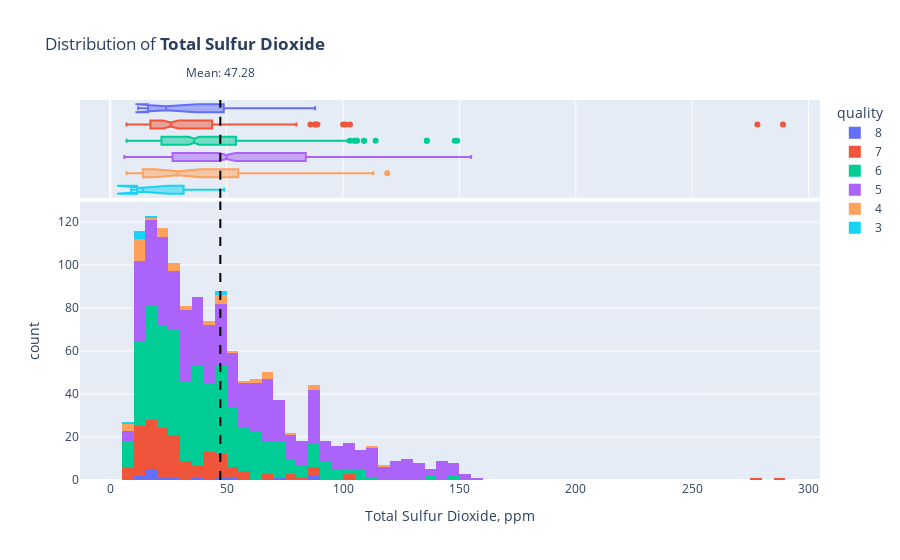

The notebook cell saved with this chart:
### Markdown cell above
#### 2.3.7. Total Sulfur Dioxide

### Code cell
overview_plot(df_train, "total sulfur dioxide", "ppm")

### Figure 1 — Plotly figure (JSON) as saved in the notebook; plotly's stock layout.template omitted (floating-point values rounded to 4 significant figures; data arrays with more than 128 entries replaced by an {"elided": "..."} marker saying what was removed)
{"data": [{"alignmentgroup": "True", "bingroup": "x", "histfunc": "count", "hovertemplate": "quality=8<br>Total Sulfur Dioxide, ppm=%{x}<br>count=%{y}<extra></extra>", "legendgroup": "8", "marker": {"color": "#636efa", "pattern": {"shape": ""}}, "name": "8", "offsetgroup": "8", "orientation": "v", "showlegend": true, "type": "histogram", "x": [88, 29, 45, 13, 16, 50, 17, 12, 74, 87, 24, 16, 37, 17, 19], "xaxis": "x", "y": [8, 8, 8, 8, 8, 8, 8, 8, 8, 8, 8, 8, 8, 8, 8], "yaxis": "y"}, {"alignmentgroup": "True", "hovertemplate": "quality=8<br>Total Sulfur Dioxide, ppm=%{x}<extra></extra>", "legendgroup": "8", "marker": {"color": "#636efa"}, "name": "8", "notched": true, "offsetgroup": "8", "showlegend": false, "type": "box", "x": [88, 29, 45, 13, 16, 50, 17, 12, 74, 87, 24, 16, 37, 17, 19], "xaxis": "x2", "yaxis": "y2"}, {"alignmentgroup": "True", "bingroup": "x", "histfunc": "count", "hovertemplate": "quality=7<br>Total Sulfur Dioxide, ppm=%{x}<br>count=%{y}<extra></extra>", "legendgroup": "7", "marker": {"color": "#EF553B", "pattern": {"shape": ""}}, "name": "7", "offsetgroup": "7", "orientation": "v", "showlegend": true, "type": "histogram", "x": {"elided": "159 int values"}, "xaxis": "x", "y": {"elided": "159 int values"}, "yaxis": "y"}, {"alignmentgroup": "True", "hovertemplate": "quality=7<br>Total Sulfur Dioxide, ppm=%{x}<extra></extra>", "legendgroup": "7", "marker": {"color": "#EF553B"}, "name": "7", "notched": true, "offsetgroup": "7", "showlegend": false, "type": "box", "x": {"elided": "159 int values"}, "xaxis": "x2", "yaxis": "y2"}, {"alignmentgroup": "True", "bingroup": "x", "histfunc": "count", "hovertemplate": "quality=6<br>Total Sulfur Dioxide, ppm=%{x}<br>count=%{y}<extra></extra>", "legendgroup": "6", "marker": {"color": "#00cc96", "pattern": {"shape": ""}}, "name": "6", "offsetgroup": "6", "orientation": "v", "showlegend": true, "type": "histogram", "x": {"elided": "510 int values"}, "xaxis": "x", "y": {"elided": "510 int values"}, "yaxis": "y"}, {"alignmentgroup": "True", "hovertemplate": "quality=6<br>Total Sulfur Dioxide, ppm=%{x}<extra></extra>", "legendgroup": "6", "marker": {"color": "#00cc96"}, "name": "6", "notched": true, "offsetgroup": "6", "showlegend": false, "type": "box", "x": {"elided": "510 int values"}, "xaxis": "x2", "yaxis": "y2"}, {"alignmentgroup": "True", "bingroup": "x", "histfunc": "count", "hovertemplate": "quality=5<br>Total Sulfur Dioxide, ppm=%{x}<br>count=%{y}<extra></extra>", "legendgroup": "5", "marker": {"color": "#ab63fa", "pattern": {"shape": ""}}, "name": "5", "offsetgroup": "5", "orientation": "v", "showlegend": true, "type": "histogram", "x": {"elided": "545 float values"}, "xaxis": "x", "y": {"elided": "545 int values"}, "yaxis": "y"}, {"alignmentgroup": "True", "hovertemplate": "quality=5<br>Total Sulfur Dioxide, ppm=%{x}<extra></extra>", "legendgroup": "5", "marker": {"color": "#ab63fa"}, "name": "5", "notched": true, "offsetgroup": "5", "showlegend": false, "type": "box", "x": {"elided": "545 float values"}, "xaxis": "x2", "yaxis": "y2"}, {"alignmentgroup": "True", "bingroup": "x", "histfunc": "count", "hovertemplate": "quality=4<br>Total Sulfur Dioxide, ppm=%{x}<br>count=%{y}<extra></extra>", "legendgroup": "4", "marker": {"color": "#FFA15A", "pattern": {"shape": ""}}, "name": "4", "offsetgroup": "4", "orientation": "v", "showlegend": true, "type": "histogram", "x": [10, 113, 13, 19, 7, 13, 9, 14, 13, 12, 86, 20, 31, 26, 23, 42, 24, 55, 61, 67, 20, 12, 8, 14, 119, 85, 48, 29, 47, 26, 11, 43, 14, 49, 69, 29, 31, 47, 75, 63, 65, 51], "xaxis": "x", "y": [4, 4, 4, 4, 4, 4, 4, 4, 4, 4, 4, 4, 4, 4, 4, 4, 4, 4, 4, 4, 4, 4, 4, 4, 4, 4, 4, 4, 4, 4, 4, 4, 4, 4, 4, 4, 4, 4, 4, 4, 4, 4], "yaxis": "y"}, {"alignmentgroup": "True", "hovertemplate": "quality=4<br>Total Sulfur Dioxide, ppm=%{x}<extra></extra>", "legendgroup": "4", "marker": {"color": "#FFA15A"}, "name": "4", "notched": true, "offsetgroup": "4", "showlegend": false, "type": "box", "x": [10, 113, 13, 19, 7, 13, 9, 14, 13, 12, 86, 20, 31, 26, 23, 42, 24, 55, 61, 67, 20, 12, 8, 14, 119, 85, 48, 29, 47, 26, 11, 43, 14, 49, 69, 29, 31, 47, 75, 63, 65, 51], "xaxis": "x2", "yaxis": "y2"}, {"alignmentgroup": "True", "bingroup": "x", "histfunc": "count", "hovertemplate": "quality=3<br>Total Sulfur Dioxide, ppm=%{x}<br>count=%{y}<extra></extra>", "legendgroup": "3", "marker": {"color": "#19d3f3", "pattern": {"shape": ""}}, "name": "3", "offsetgroup": "3", "orientation": "v", "showlegend": true, "type": "histogram", "x": [14, 49, 47, 9, 11, 14, 12, 16], "xaxis": "x", "y": [3, 3, 3, 3, 3, 3, 3, 3], "yaxis": "y"}, {"alignmentgroup": "True", "hovertemplate": "quality=3<br>Total Sulfur Dioxide, ppm=%{x}<extra></extra>", "legendgroup": "3", "marker": {"color": "#19d3f3"}, "name": "3", "notched": true, "offsetgroup": "3", "showlegend": false, "type": "box", "x": [14, 49, 47, 9, 11, 14, 12, 16], "xaxis": "x2", "yaxis": "y2"}], "layout": {"annotations": [{"showarrow": false, "text": "Mean: 47.28", "x": 47.28, "y": 1.1, "yref": "paper"}], "barmode": "relative", "legend": {"title": {"text": "quality"}, "tracegroupgap": 0}, "shapes": [{"line": {"color": "black", "dash": "dash"}, "type": "line", "x0": 47.28, "x1": 47.28, "xref": "x", "y0": 0, "y1": 1, "yref": "y domain"}, {"line": {"color": "black", "dash": "dash"}, "type": "line", "x0": 47.28, "x1": 47.28, "xref": "x2", "y0": 0, "y1": 1, "yref": "y2 domain"}], "title": {"text": "Distribution of <b>Total Sulfur Dioxide</b>"}, "xaxis": {"anchor": "y", "domain": [0, 1], "title": {"text": "Total Sulfur Dioxide, ppm"}}, "xaxis2": {"anchor": "y2", "domain": [0, 1], "matches": "x", "showgrid": true, "showticklabels": false}, "yaxis": {"anchor": "x", "categoryarray": [3, 4, 5, 6, 7, 8], "categoryorder": "array", "domain": [0, 0.7326], "title": {"text": "count"}}, "yaxis2": {"anchor": "x2", "categoryarray": [3, 4, 5, 6, 7, 8], "categoryorder": "array", "domain": [0.7426, 1], "matches": "y2", "showgrid": false, "showline": false, "showticklabels": false, "ticks": ""}}}
